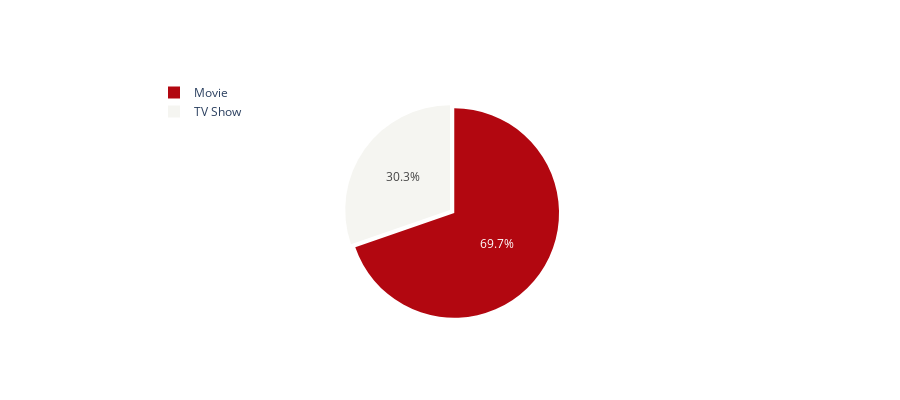

The notebook cell this image was saved under:
### Markdown cell above
## 1. Conten Type on Netflix

### Code cell
col = "type"
grouped = df[col].value_counts().reset_index()
grouped = grouped.rename(columns = {col : "count", "index" : col})

## plot
trace = go.Pie(labels=grouped[col], values=grouped['count'], pull=[0.05, 0], marker=dict(colors=["#b20710", "#f5f5f1"]))
layout = go.Layout(title="", height=400, legend=dict(x=0.1, y=1.1))
fig = go.Figure(data = [trace], layout = layout)
iplot(fig)

### Figure 1 — Plotly figure (JSON) as saved in the notebook; plotly's stock layout.template omitted (floating-point values rounded to 4 significant figures)
{"data": [{"marker": {"colors": ["#b20710", "#f5f5f1"]}, "pull": [0.05, 0], "labels": ["Movie", "TV Show"], "type": "pie", "values": [6131, 2666]}], "layout": {"title": {"text": ""}, "legend": {"y": 1.1, "x": 0.1}, "height": 400}}
